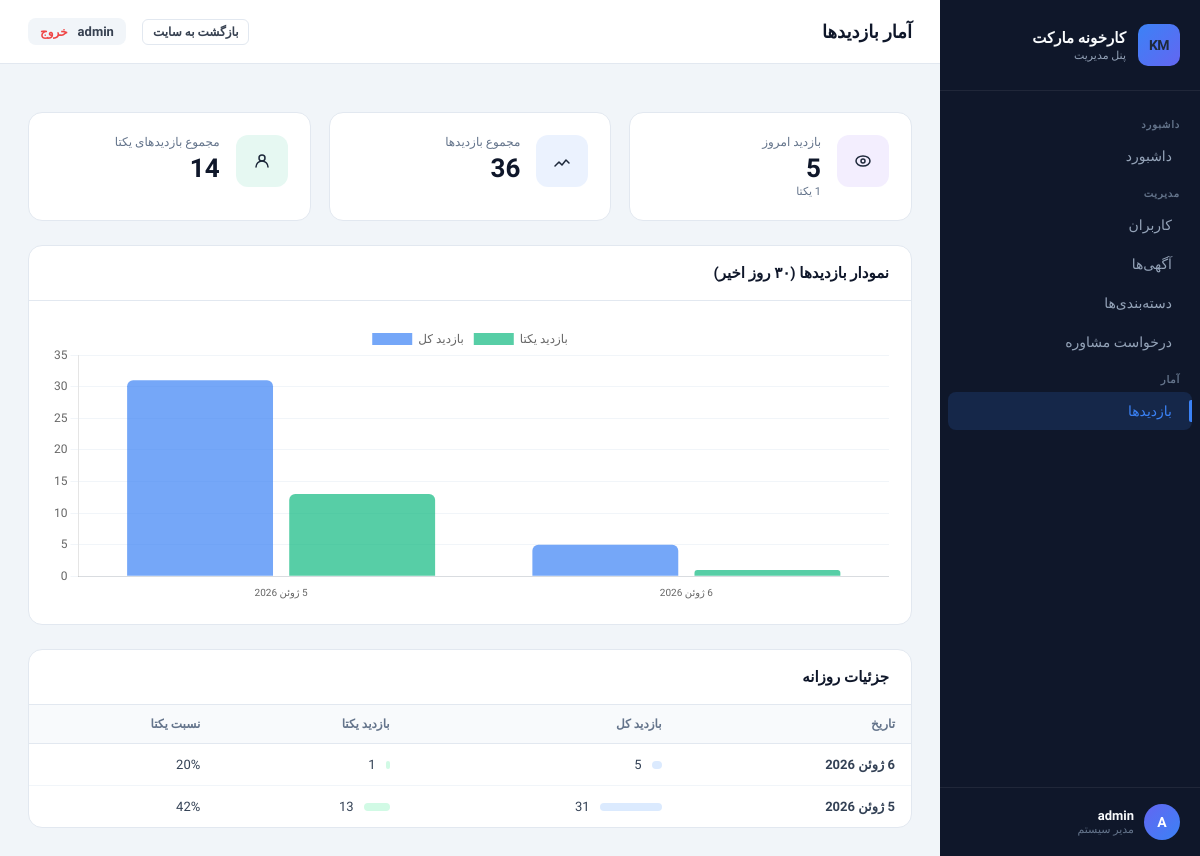
Before: /myadmin/visits/ (signed in) with the older database file.
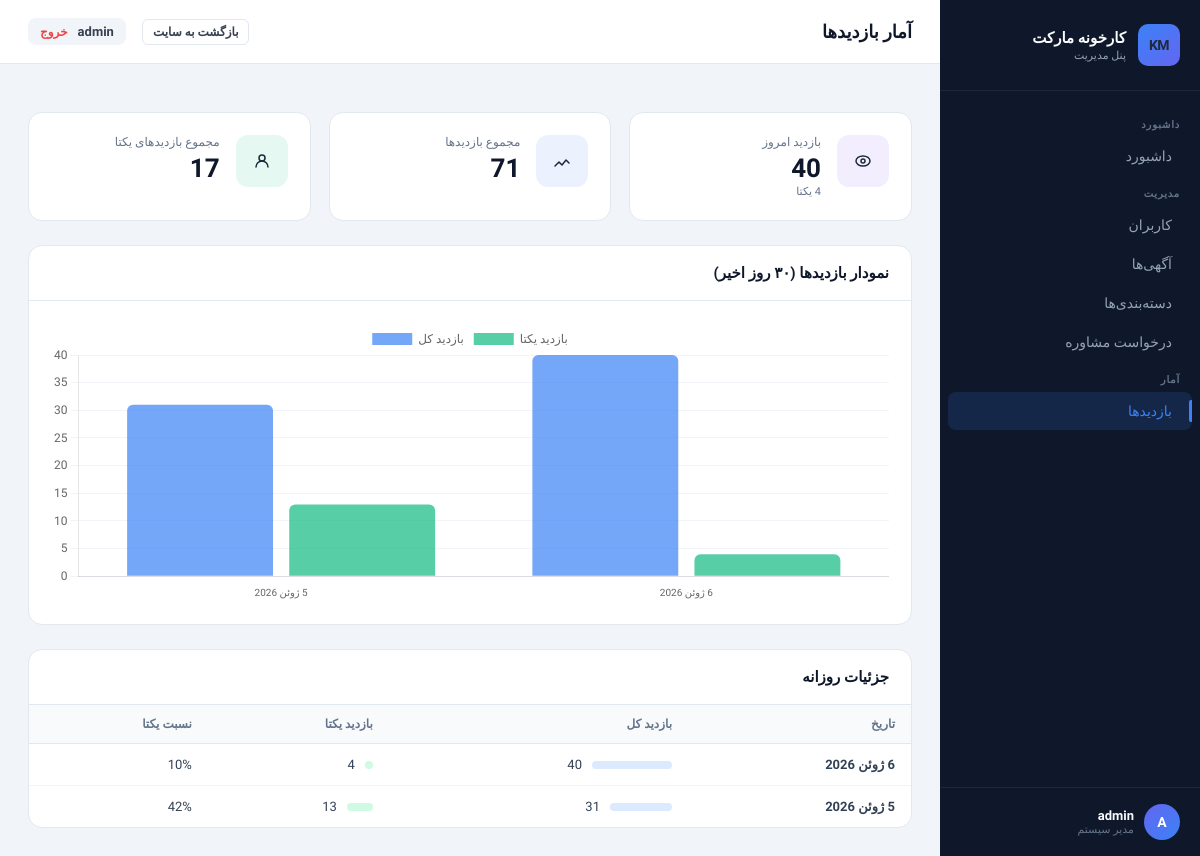
After: the same page with the newer database file.
### core/models.py (models this page shows, shortened)
class SiteVisit(models.Model):
    date = models.DateField(unique=True)
    visits = models.PositiveIntegerField(default=0)
    unique_visits = models.PositiveIntegerField(default=0)
    class Meta:
        verbose_name = 'بازدید سایت'
        verbose_name_plural = 'بازدیدهای سایت'
        ordering = ['-date']

### panel/views.py (the view)
# urls.py: path('visits/', views.visits_view, name='panel_visits'),
@staff_member_required(login_url='/auth/login/')
def visits_view(request):
    visits = SiteVisit.objects.order_by('-date')[:30]
    total_visits = sum(v.visits for v in SiteVisit.objects.all())
    total_unique = sum(v.unique_visits for v in SiteVisit.objects.all())
    today = timezone.now().date()
    today_v = SiteVisit.objects.filter(date=today).first()
    return render(request, 'panel/visits.html', {
        'visits': visits,
        'total_visits': total_visits,
        'total_unique': total_unique,
        'today_v': today_v,
    })

### panel/templates/panel/visits.html (shortened to what this page needs)
{% extends 'panel/base.html' %}
{% block page_title %}آمار بازدیدها{% endblock %}
{% block active_visits %}active{% endblock %}
{% block content %}
<div class="stat-grid" style="grid-template-columns: repeat(3, 1fr); margin-bottom:24px;">
 <div class="stat-card">
 <div class="stat-icon purple"><svg width="18" height="18" viewBox="0 0 18 18" fill="none"><ellipse cx="9" cy="9" rx="7" ry="5" stroke="currentColor" stroke-width="1.5"/><circle cx="9" cy="9" r="2" stroke="currentColor" stroke-width="1.5"/></svg></div>
 <div class="stat-info">
 <div class="stat-label">بازدید امروز</div>
 <div class="stat-value">{{ today_v.visits|default:0 }}</div>
 <div class="stat-sub">{{ today_v.unique_visits|default:0 }} یکتا</div>
 </div>
 </div>
 <div class="stat-card">
 <div class="stat-icon blue"><svg width="18" height="18" viewBox="0 0 18 18" fill="none"><path d="M2 14l4-4 3 3 4-5 3 3" stroke="currentColor" stroke-width="1.5" stroke-linecap="round" stroke-linejoin="round"/></svg></div>
 <div class="stat-info">
 <div class="stat-label">مجموع بازدیدها</div>
 <div class="stat-value">{{ total_visits }}</div>
 </div>
 </div>
 <div class="stat-card">
 <div class="stat-icon green"><svg width="18" height="18" viewBox="0 0 18 18" fill="none"><circle cx="9" cy="6" r="3" stroke="currentColor" stroke-width="1.5"/><path d="M3 15c0-3.314 2.686-6 6-6s6 2.686 6 6" stroke="currentColor" stroke-width="1.5" stroke-linecap="round"/></svg></div>
 <div class="stat-info">
 <div class="stat-label">مجموع بازدیدهای یکتا</div>
 <div class="stat-value">{{ total_unique }}</div>
 </div>
 </div>
</div>
<div class="card" style="margin-bottom:24px;">
 <div class="card-header">
 <h3> نمودار بازدیدها (۳۰ روز اخیر)</h3>
 </div>
 <div class="card-body">
 <canvas id="visitChart" height="100"></canvas>
 </div>
</div>
<div class="card">
 <div class="card-header">
 <h3> جزئیات روزانه</h3>
 </div>
 <div class="table-wrap">
 <table>
 <thead>
 <tr>
 <th>تاریخ</th>
 <th>بازدید کل</th>
 <th>بازدید یکتا</th>
 <th>نسبت یکتا</th>
 </tr>
 </thead>
 <tbody>
 {% for v in visits %}
 <tr>
 <td style="font-weight:600;">{{ v.date }}</td>
 <td>
 <div style="display:flex; align-items:center; gap:10px;">
 <div style="background:#DBEAFE; height:8px; border-radius:4px; min-width:4px; width:{% widthratio v.visits 100 200 %}px; max-width:200px;"></div>
 <span>{{ v.visits }}</span>
 </div>
 </td>
 <td>
 <div style="display:flex; align-items:center; gap:10px;">
 <div style="background:#D1FAE5; height:8px; border-radius:4px; min-width:4px; width:{% widthratio v.unique_visits 100 200 %}px; max-width:200px;"></div>
 <span>{{ v.unique_visits }}</span>
 </div>
 </td>
 <td>
 {% if v.visits > 0 %}
 {% widthratio v.unique_visits v.visits 100 %}%
 {% else %}—{% endif %}
 </td>
 </tr>
 {% empty %}
 <tr><td colspan="4" style="text-align:center; color:#94A3B8; padding:30px;">داده‌ای موجود نیست</td></tr>
 {% endfor %}
 </tbody>
 </table>
 </div>
</div>
{% endblock %}
{% block extra_js %}
<script>
const labels = [{% for v in visits %}"{{ v.date }}"{% if not forloop.last %},{% endif %}{% endfor %}].reverse();
const visitData = [{% for v in visits %}{{ v.visits }}{% if not forloop.last %},{% endif %}{% endfor %}].reverse();
const uniqueData = [{% for v in visits %}{{ v.unique_visits }}{% if not forloop.last %},{% endif %}{% endfor %}].reverse();
const ctx = document.getElementById('visitChart').getContext('2d');
new Chart(ctx, {
 type: 'bar',
 data: {
 labels: labels,
 datasets: [
 {
 label: 'بازدید کل',
 data: visitData,
 backgroundColor: 'rgba(59,130,246,0.7)',
 borderRadius: 6,
 },
 {
 label: 'بازدید یکتا',
 data: uniqueData,
 backgroundColor: 'rgba(16,185,129,0.7)',
 borderRadius: 6,
 }
 ]
 },
 options: {
 responsive: true,
 plugins: {
 legend: { position: 'top', labels: { font: { family: 'Vazirmatn', size: 12 } } }
 },
 scales: {
 y: { beginAtZero: true, ticks: { font: { family: 'Vazirmatn' } }, grid: { color: '#F1F5F9' } },
 x: { ticks: { font: { family: 'Vazirmatn', size: 10 }, maxRotation: 45 }, grid: { display: false } }
 }
 }
});
</script>
{% endblock %}

### panel/templates/panel/base.html (shortened to what this page needs)
<!DOCTYPE html>
<html lang="fa" dir="rtl">
<head>
</head>
<body>
  <div class="sidebar" id="sidebar">
    <div class="sidebar-brand">
      <div class="brand-icon" style="font-size:14px;font-weight:800;letter-spacing:-0.5px;">KM</div>
      <div class="brand-text">
        <h2>کارخونه مارکت</h2>
        <p>پنل مدیریت</p>
      </div>
    </div>
    <nav class="sidebar-nav">
      <div class="nav-section-title">داشبورد</div>
      <a href="/myadmin/" class="nav-item {% block active_dashboard %}{% endblock %}">داشبورد</a>
      <div class="nav-section-title">مدیریت</div>
      <a href="/myadmin/users/" class="nav-item {% block active_users %}{% endblock %}">کاربران</a>
      <a href="/myadmin/listings/" class="nav-item {% block active_listings %}{% endblock %}">آگهی‌ها</a>
      <a href="/myadmin/categories/" class="nav-item {% block active_categories %}{% endblock %}">دسته‌بندی‌ها</a>
      <a href="/myadmin/consultations/" class="nav-item {% block active_consultations %}{% endblock %}">درخواست مشاوره</a>
      <div class="nav-section-title">آمار</div>
      <a href="/myadmin/visits/" class="nav-item {% block active_visits %}{% endblock %}">بازدیدها</a>
    </nav>
    <div class="sidebar-footer">
      <div class="admin-info">
        <div class="admin-avatar">{{ request.user.username|first|upper }}</div>
        <div>
          <div class="admin-name">{{ request.user.get_full_name|default:request.user.username }}</div>
          <div class="admin-role">مدیر سیستم</div>
        </div>
      </div>
    </div>
  </div>
  <div class="main-content">
    <div class="topbar">
      <div style="display:flex; align-items:center; gap:14px;">
        <div class="topbar-title">
          <h1>{% block page_title %}داشبورد{% endblock %}</h1>
        </div>
      </div>
      <div class="topbar-actions">
        <a href="/" class="btn btn-outline btn-sm">بازگشت به سایت</a>
        <div class="topbar-user">
          <span>{{ request.user.username }}</span>
          <a href="/auth/logout/" style="color:var(--danger); font-size:12px; font-weight:600; text-decoration:none;">خروج</a>
        </div>
      </div>
    </div>
    <div class="page-body">
      {% block content %}{% endblock %}
    </div>
  </div>
  {% block extra_js %}{% endblock %}
</body>
</html>

Changed rows visible on the page:
changed SiteVisit "6 ژوئن 2026": visits "5" → "40"; unique_visits "1" → "4"; unique_visits+visits "20" → "10"
Other visible differences:
{{ total_visits }}: "36" → "71"
{{ total_unique }}: "14" → "17"
chart data {{ v.visits }}: 5, 31 → 40, 31
chart data {{ v.unique_visits }}: 1, 13 → 4, 13
